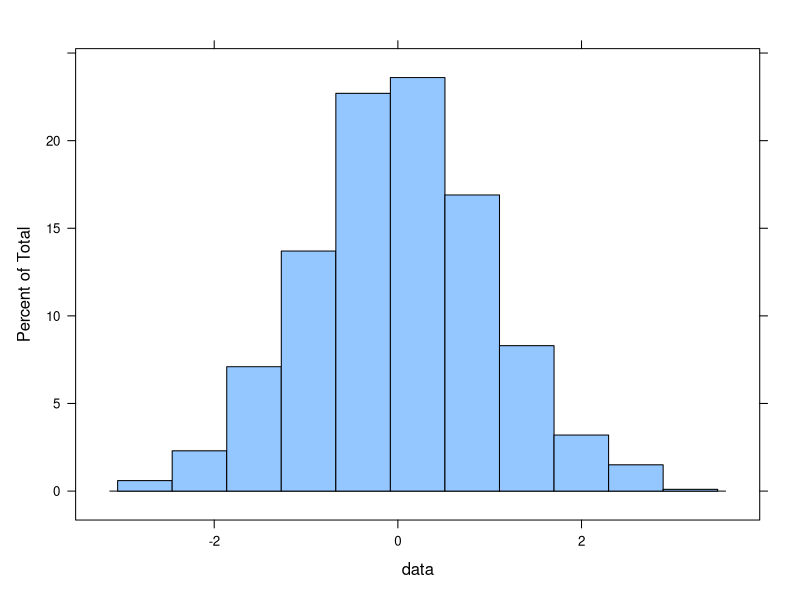
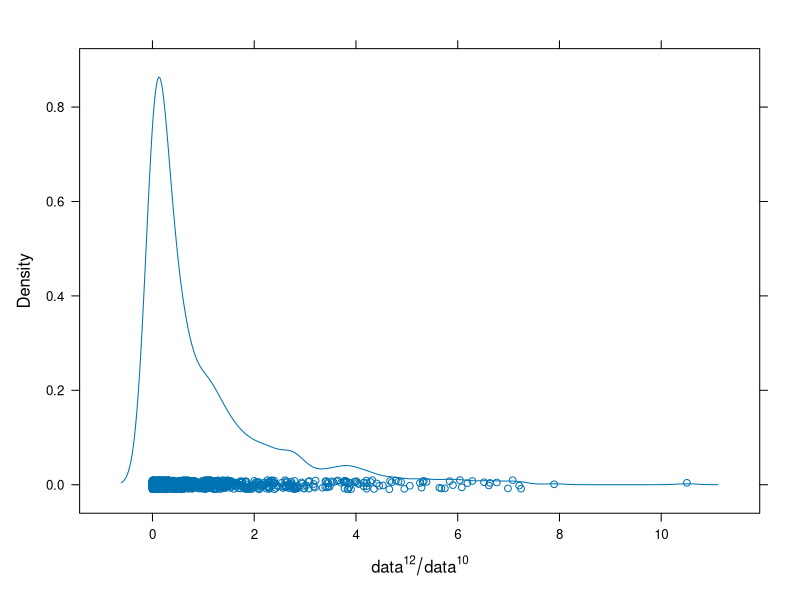
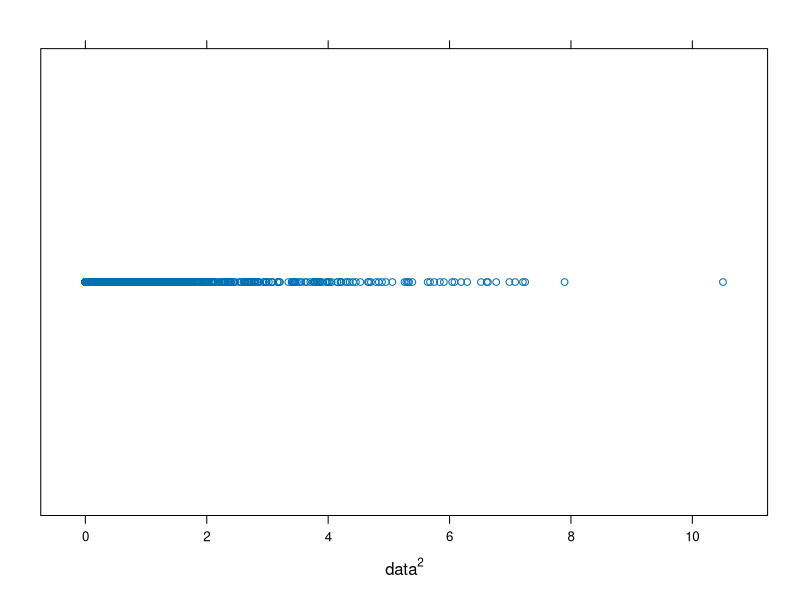
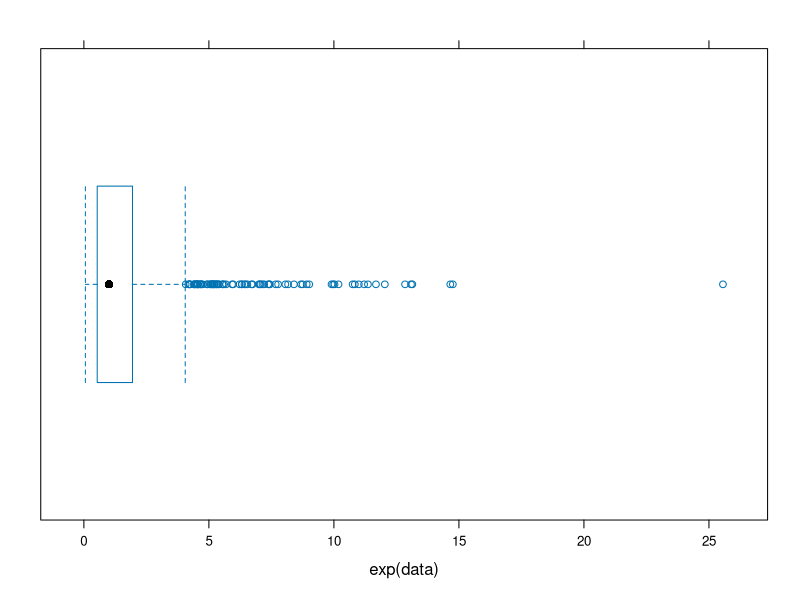

Recreate these plots in R, in order.
## ---- chunk 1
knitr::opts_chunk$set(echo = TRUE)
## ---- chunk 2

library(lattice) # Load the lattice package
library(xtable) # generate the LaTeX code for tables

set.seed(123) # Fix the random generator seed

data <- rnorm(1000) # Create data

histogram(data) # Plot histogram
densityplot(data^12 / data^10, xlab = expression(data^12/data^10)) # Plot density 
stripplot(data^2, xlab = expression(data^2)) # Plot stripplot
bwplot(exp(data)) # Plot boxplot

data.all <- cbind(data = data, # Matrix with all data used
                  squared1 = data^12 / data^10,
                  squared2 = data^2,
                  exponent = exp(data))

?xtable
xtable(data.all)

